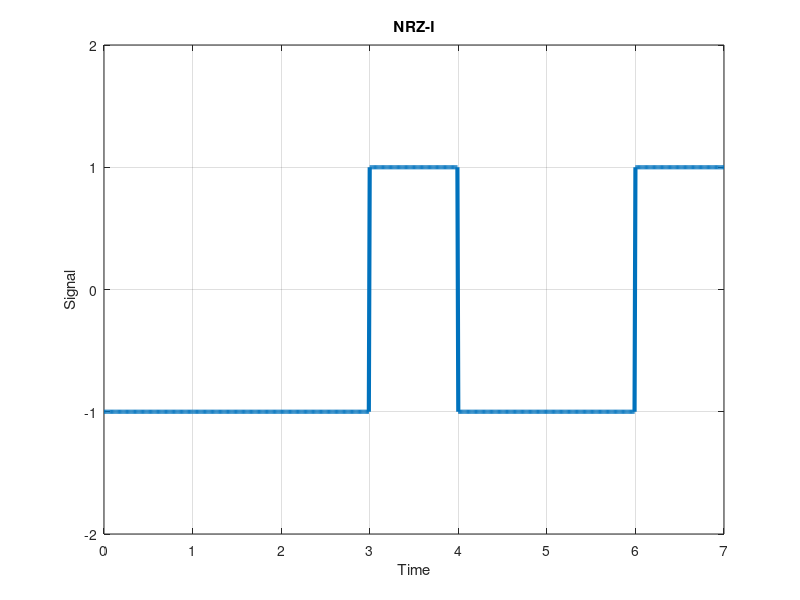

Write the MATLAB code that produced this figure.
clc;
clear;
bits = [1,0,0,1,1,0,1];
%bits = input("INPUT BITS: ");

T = length(bits);
n = 100;
N = n*T;

t = 0:1/n:T;
x = ones(1,length(t));

k = 1;
for i = 1:T
  if bits(i) == 1
    k=k*-1;
  end
  x((i-1)*n+1:i*n)=k;
end

plot(t,x,'LineWidth',3);
axis([0,T,-2,2]);
grid on;

title('NRZ-I');
xlabel('Time');
ylabel('Signal');
